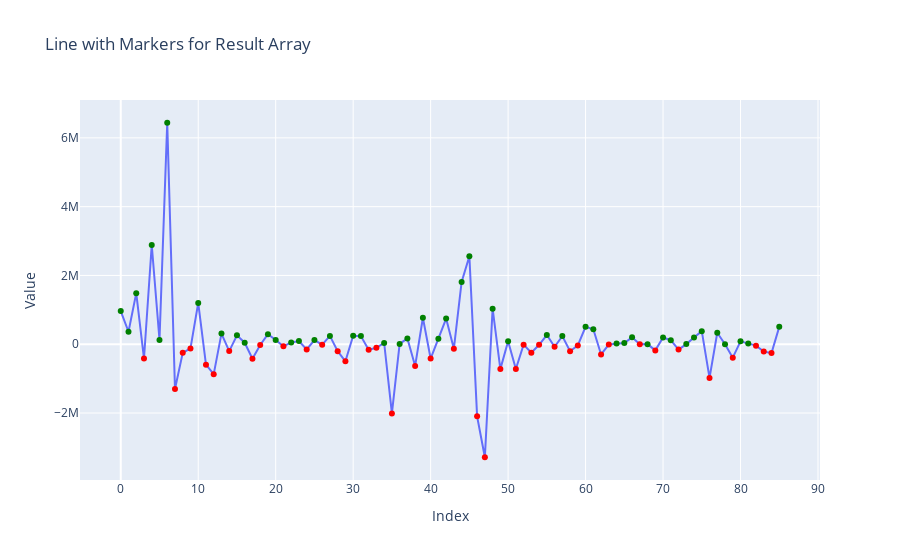

This figure's notebook cell:
### Code cell
moving_arr = compare_result['yhat'].diff().dropna()  * compare_result['y'].diff().dropna()
marker_colors = ['red' if value < 0 else 'green' for value in moving_arr]

trace = go.Scatter(x=np.arange(len(moving_arr)), y=moving_arr, mode='lines+markers', name='Result Array', marker=dict(color=marker_colors))


# Create layout
layout = go.Layout(title='Line with Markers for Result Array', xaxis=dict(title='Index'), yaxis=dict(title='Value'))

# Create figure and add trace
fig = go.Figure(data=[trace], layout=layout)

# Show the plot
fig.show()

### Figure 1 — Plotly figure (JSON) as saved in the notebook; plotly's stock layout.template omitted (floating-point values rounded to 4 significant figures)
{"data": [{"marker": {"color": ["green", "green", "green", "red", "green", "green", "green", "red", "red", "red", "green", "red", "red", "green", "red", "green", "green", "red", "red", "green", "green", "red", "green", "green", "red", "green", "red", "green", "red", "red", "green", "green", "red", "red", "green", "red", "green", "green", "red", "green", "red", "green", "green", "red", "green", "green", "red", "red", "green", "red", "green", "red", "red", "red", "red", "green", "red", "green", "red", "red", "green", "green", "red", "red", "green", "green", "green", "red", "green", "red", "green", "green", "red", "green", "green", "green", "red", "green", "green", "red", "green", "green", "red", "red", "red", "green"]}, "mode": "lines+markers", "name": "Result Array", "type": "scatter", "x": [0, 1, 2, 3, 4, 5, 6, 7, 8, 9, 10, 11, 12, 13, 14, 15, 16, 17, 18, 19, 20, 21, 22, 23, 24, 25, 26, 27, 28, 29, 30, 31, 32, 33, 34, 35, 36, 37, 38, 39, 40, 41, 42, 43, 44, 45, 46, 47, 48, 49, 50, 51, 52, 53, 54, 55, 56, 57, 58, 59, 60, 61, 62, 63, 64, 65, 66, 67, 68, 69, 70, 71, 72, 73, 74, 75, 76, 77, 78, 79, 80, 81, 82, 83, 84, 85], "y": [964300.0, 363600.0, 1485000.0, -416100.0, 2885000.0, 124600.0, 6440000.0, -1302000.0, -250200.0, -122300.0, 1202000.0, -594700.0, -869600.0, 308700.0, -199000.0, 259200.0, 44490.0, -422700.0, -20180.0, 291200.0, 123100.0, -59830.0, 53000.0, 93870.0, -151200.0, 121500.0, -13130.0, 242200.0, -203300.0, -496600.0, 246500.0, 236200.0, -160300.0, -103500.0, 38210.0, -2012000.0, 10350.0, 170100.0, -630900.0, 770800.0, -415800.0, 156600.0, 747600.0, -129800.0, 1811000.0, 2558000.0, -2097000.0, -3286000.0, 1033000.0, -723500.0, 88570.0, -720900.0, -11990.0, -247300.0, -17020.0, 268100.0, -72770.0, 237800.0, -202300.0, -33440.0, 507900.0, 435800.0, -297900.0, -9823.0, 22950.0, 35440.0, 201100.0, -1203.0, 3147.0, -178500.0, 195600.0, 117000.0, -156000.0, 3861.0, 195000.0, 380900.0, -980000.0, 334400.0, 0, -390500.0, 83530.0, 19310.0, -41270.0, -214600.0, -256500.0, 505400.0]}], "layout": {"title": {"text": "Line with Markers for Result Array"}, "xaxis": {"title": {"text": "Index"}}, "yaxis": {"title": {"text": "Value"}}}}
